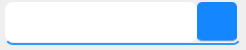
<?xml version="1.0" encoding="UTF-8"?>
<ui version="4.0">
 <class>QPersianDateTimeInput</class>
 <widget class="QWidget" name="QPersianDateTimeInput">
  <property name="geometry">
   <rect>
    <x>0</x>
    <y>0</y>
    <width>246</width>
    <height>50</height>
   </rect>
  </property>
  <property name="sizePolicy">
   <sizepolicy hsizetype="Preferred" vsizetype="Ignored">
    <horstretch>0</horstretch>
    <verstretch>0</verstretch>
   </sizepolicy>
  </property>
  <property name="minimumSize">
   <size>
    <width>0</width>
    <height>50</height>
   </size>
  </property>
  <property name="windowTitle">
   <string>Form</string>
  </property>
  <layout class="QHBoxLayout" name="horizontalLayout_2">
   <property name="spacing">
    <number>0</number>
   </property>
   <property name="leftMargin">
    <number>5</number>
   </property>
   <property name="topMargin">
    <number>0</number>
   </property>
   <property name="rightMargin">
    <number>5</number>
   </property>
   <property name="bottomMargin">
    <number>5</number>
   </property>
   <item>
    <widget class="QWidget" name="widget" native="true">
     <property name="styleSheet">
      <string notr="true">background:&quot;transparent&quot;;
border:0px;
text-align:center;
border-bottom:2px solid rgb(42, 156, 255);
font: 14pt &quot;B Mitra&quot;;
border-radius:8px;
</string>
     </property>
     <layout class="QHBoxLayout" name="horizontalLayout">
      <property name="spacing">
       <number>0</number>
      </property>
      <property name="leftMargin">
       <number>0</number>
      </property>
      <property name="topMargin">
       <number>0</number>
      </property>
      <property name="rightMargin">
       <number>4</number>
      </property>
      <property name="bottomMargin">
       <number>0</number>
      </property>
      <item>
       <widget class="QLineEdit" name="line_dateTime">
        <property name="sizePolicy">
         <sizepolicy hsizetype="Minimum" vsizetype="Minimum">
          <horstretch>0</horstretch>
          <verstretch>0</verstretch>
         </sizepolicy>
        </property>
        <property name="minimumSize">
         <size>
          <width>0</width>
          <height>30</height>
         </size>
        </property>
        <property name="maximumSize">
         <size>
          <width>16777215</width>
          <height>40</height>
         </size>
        </property>
        <property name="styleSheet">
         <string notr="true">background:&quot;transparent&quot;;
border:0px;
text-align:center;
font: 14pt &quot;B Mitra&quot;;
</string>
        </property>
        <property name="alignment">
         <set>Qt::AlignCenter</set>
        </property>
        <property name="readOnly">
         <bool>true</bool>
        </property>
       </widget>
      </item>
      <item>
       <widget class="QPushButton" name="btn_calendar">
        <property name="sizePolicy">
         <sizepolicy hsizetype="Minimum" vsizetype="Minimum">
          <horstretch>0</horstretch>
          <verstretch>0</verstretch>
         </sizepolicy>
        </property>
        <property name="minimumSize">
         <size>
          <width>40</width>
          <height>40</height>
         </size>
        </property>
        <property name="maximumSize">
         <size>
          <width>40</width>
          <height>40</height>
         </size>
        </property>
        <property name="styleSheet">
         <string notr="true">QPushButton
{
    border-width: .5px;
    border-color: rgba(194, 194, 194,100);
    border-style: solid;
	border-radius:5px;
	font: 75 14pt &quot;Times New Roman&quot;;
	background-color: rgb(245, 245, 245);
	
	background-color: rgb(20, 134, 255);
	color:&quot;white&quot;;
}

QPushButton:pressed
{
	background-color:rgb(49, 176, 255);
}

QPushButton:hover
{
	background-color:;
	background-color: rgb(32, 73, 255);
}
</string>
        </property>
        <property name="text">
         <string/>
        </property>
        <property name="icon">
         <iconset>
          <normaloff>:/icon/res/images/date.png</normaloff>:/icon/res/images/date.png</iconset>
        </property>
        <property name="iconSize">
         <size>
          <width>30</width>
          <height>30</height>
         </size>
        </property>
       </widget>
      </item>
     </layout>
    </widget>
   </item>
  </layout>
 </widget>
 <resources/>
 <connections/>
</ui>
